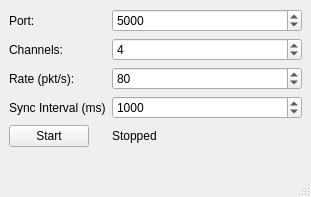
<?xml version="1.0" encoding="UTF-8"?>
<ui version="4.0">
 <class>MainWindow</class>
 <widget class="QMainWindow" name="MainWindow">
  <property name="geometry">
   <rect>
    <x>0</x>
    <y>0</y>
    <width>311</width>
    <height>197</height>
   </rect>
  </property>
  <property name="windowTitle">
   <string>UDP Generator</string>
  </property>
  <widget class="QWidget" name="centralwidget">
   <layout class="QFormLayout" name="formLayout">
    <item row="0" column="0">
     <widget class="QLabel" name="labelPort">
      <property name="text">
       <string>Port:</string>
      </property>
     </widget>
    </item>
    <item row="0" column="1">
     <widget class="QSpinBox" name="portSpinBox">
      <property name="maximum">
       <number>999999</number>
      </property>
      <property name="value">
       <number>5000</number>
      </property>
     </widget>
    </item>
    <item row="1" column="0">
     <widget class="QLabel" name="labelChannels">
      <property name="text">
       <string>Channels:</string>
      </property>
     </widget>
    </item>
    <item row="1" column="1">
     <widget class="QSpinBox" name="channelsSpinBox">
      <property name="value">
       <number>4</number>
      </property>
     </widget>
    </item>
    <item row="2" column="0">
     <widget class="QLabel" name="labelRate">
      <property name="text">
       <string>Rate (pkt/s):</string>
      </property>
     </widget>
    </item>
    <item row="2" column="1">
     <widget class="QSpinBox" name="rateSpinBox">
      <property name="minimum">
       <number>1</number>
      </property>
      <property name="maximum">
       <number>999999</number>
      </property>
      <property name="value">
       <number>80</number>
      </property>
     </widget>
    </item>
    <item row="4" column="0">
     <widget class="QPushButton" name="startStopButton">
      <property name="text">
       <string>Start</string>
      </property>
     </widget>
    </item>
    <item row="4" column="1">
     <widget class="QLabel" name="statusLabel">
      <property name="text">
       <string>Stopped</string>
      </property>
     </widget>
    </item>
    <item row="3" column="0">
     <widget class="QLabel" name="label">
      <property name="text">
       <string>Sync Interval (ms)</string>
      </property>
     </widget>
    </item>
    <item row="3" column="1">
     <widget class="QSpinBox" name="syncIntervalSpinBox">
      <property name="minimum">
       <number>1</number>
      </property>
      <property name="maximum">
       <number>9999999</number>
      </property>
      <property name="value">
       <number>1000</number>
      </property>
     </widget>
    </item>
   </layout>
  </widget>
  <widget class="QMenuBar" name="menubar">
   <property name="geometry">
    <rect>
     <x>0</x>
     <y>0</y>
     <width>311</width>
     <height>22</height>
    </rect>
   </property>
  </widget>
  <widget class="QStatusBar" name="statusbar"/>
 </widget>
 <resources/>
 <connections/>
</ui>
